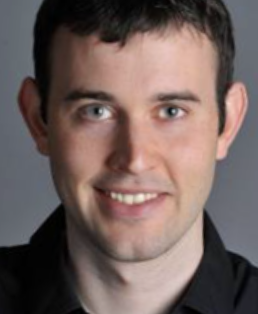
#> input picture Assignment2/aligned_person.png, 258 x 314 px
$ python '2-2-3 Color Hign or Low.py'
#> lines starting #> are read from the running program, lines starting #| are printed output that depends on the picture
import numpy as np
import matplotlib.pyplot as plt
import cv2
import imageio.v3 as iio

# ==========================================
# 1. 讀取彩色圖片 (不轉灰階)
# ==========================================
def load_image_color(path):
    try:
        img = iio.imread(path)
        # 處理 RGBA -> RGB
        if img.ndim == 3 and img.shape[2] == 4:
            img = img[..., :3]
        return img.astype(float) / 255.0
    except Exception as e:
        print(f"讀取失敗 {path}: {e}")
        return None

# ==========================================
# 2. 核心：支援色彩選擇的 Hybrid Image
# ==========================================
def create_hybrid_color(img1, img2, sigma1, sigma2, color_mode='low'):
    """
    color_mode:
      'low'  -> img1 (低頻) 彩色, img2 (高頻) 灰階 (推薦!)
      'high' -> img1 (低頻) 灰階, img2 (高頻) 彩色
      'both' -> 兩者皆彩色
    """

    # 內部小函數：轉灰階並疊回 3 通道 (H, W, 3) 以便相加
    def to_gray_3ch(img):
        if img.ndim == 3:
            # RGB 轉灰階公式
            gray = np.dot(img[..., :3], [0.299, 0.587, 0.114])
            # 疊加 3 層變成 (H, W, 3)
            return np.stack([gray, gray, gray], axis=-1)
        return img

    # --- 根據模式準備圖片 ---
    if color_mode == 'low':
        input1 = img1  # 彩色
        input2 = to_gray_3ch(img2) # 灰階
    elif color_mode == 'high':
        input1 = to_gray_3ch(img1) # 灰階
        input2 = img2 # 彩色
    elif color_mode == 'both':
        input1 = img1 # 彩色
        input2 = img2 # 彩色
    else: # 預設全灰階
        input1 = to_gray_3ch(img1)
        input2 = to_gray_3ch(img2)

    # --- 1. Low-pass Filter (對 input1) ---
    # cv2.GaussianBlur 支援彩色 (會分別對 RGB 做模糊)
    low_pass = cv2.GaussianBlur(input1, (0, 0), sigmaX=sigma1, sigmaY=sigma1)

    # --- 2. High-pass Filter (對 input2) ---
    img2_blurred = cv2.GaussianBlur(input2, (0, 0), sigmaX=sigma2, sigmaY=sigma2)
    high_pass = input2 - img2_blurred

    # --- 3. Combine ---
    hybrid = low_pass + high_pass
    hybrid = np.clip(hybrid, 0, 1)

    return hybrid

# ==========================================
# 3. 執行與比較
# ==========================================
# 載入你對齊好的彩色圖片
# 注意：這裡要用彩色讀取函數，不要用上一段的灰階函數
img_low_path = 'aligned_person.png'
img_high_path = 'cat.png' # 建議使用你之前存的 aligned_img2.jpg

im1 = load_image_color(img_low_path)
#> in load_image_color, img is the input picture: shape (314, 258, 4); mean R, G, B, A 113.2, 96.4, 92.8, 255
im2 = load_image_color(img_high_path)
#> call 2 of load_image_color, with path = 'cat.png'
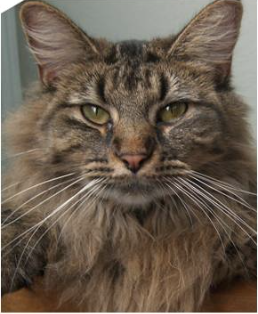
#> input picture Assignment2/cat.png, 258 x 314 px
#> in load_image_color, img is the input picture: shape (314, 258, 4); mean R, G, B, A 105.5, 92.4, 78.4, 255

if im1 is not None and im2 is not None:
    # 簡單對齊尺寸
    h = min(im1.shape[0], im2.shape[0])
#> h = 314
    w = min(im1.shape[1], im2.shape[1])
#> w = 258
    im1 = im1[:h, :w]
    im2 = im2[:h, :w]

    # 設定參數 (沿用你覺得效果最好的)
    sigma1 = 8
    sigma2 = 8

    # --- 生成三種版本 ---
    res_color_low = create_hybrid_color(im1, im2, sigma1, sigma2, color_mode='low')
#> in create_hybrid_color, `high_pass = input2 - img2_blurred`:
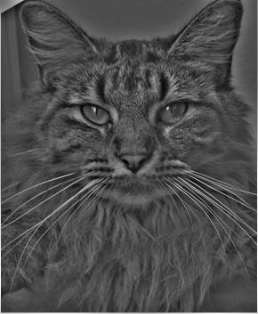
#> high_pass: shape (314, 258, 3) float64; min -0.326, max 0.758, mean 0.00296; drawn with min black and max white
    res_color_high = create_hybrid_color(im1, im2, sigma1, sigma2, color_mode='high')
#> call 2 of create_hybrid_color, with sigma1 = 8, sigma2 = 8, color_mode = 'high'
#> in to_gray_3ch (call 2), `gray = np.dot(img[..., :3], [0.299, 0.587, 0.114])`:
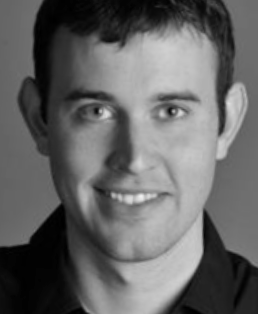
#> gray: shape (314, 258) float64; min 0, max 0.942, mean 0.396
#> in create_hybrid_color (call 2), `low_pass = cv2.GaussianBlur(input1, (0, 0), sigmaX=sigma1, sigmaY=sigm..`:
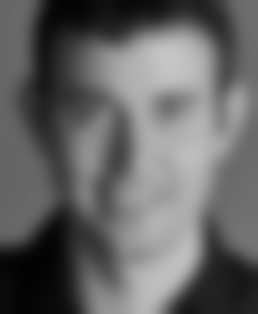
#> low_pass: shape (314, 258, 3) float64; min 0.0108, max 0.779, mean 0.396
#> in create_hybrid_color (call 2), `img2_blurred = cv2.GaussianBlur(input2, (0, 0), sigmaX=sigma2, sigmaY=..`:
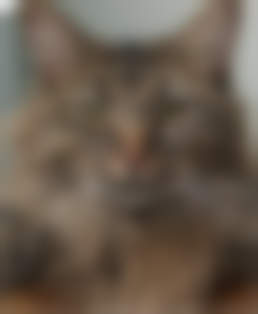
#> img2_blurred: shape (314, 258, 3) float64; mean of channels 0, 1, 2 0.411, 0.359, 0.304; drawn as R, G, B
#> in create_hybrid_color (call 2), `hybrid = low_pass + high_pass`:
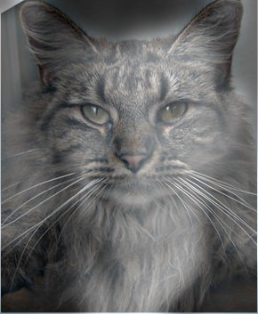
#> hybrid: shape (314, 258, 3) float64; mean of channels 0, 1, 2 0.399, 0.399, 0.399; drawn with min black and max white
#> in create_hybrid_color (call 2), `hybrid = np.clip(hybrid, 0, 1)`:
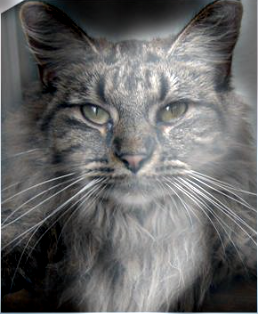
#> hybrid: shape (314, 258, 3) float64; mean of channels 0, 1, 2 0.4, 0.4, 0.4; drawn as R, G, B
    res_color_both = create_hybrid_color(im1, im2, sigma1, sigma2, color_mode='both')

    # --- 顯示與存檔 ---
    plt.figure(figsize=(15, 6))

    plt.subplot(1, 3, 1)
    plt.imshow(res_color_low)
    plt.title("Color Low + Gray High (Best?)")
    plt.axis('off')

    plt.subplot(1, 3, 2)
    plt.imshow(res_color_high)
    plt.title("Gray Low + Color High")
    plt.axis('off')

    plt.subplot(1, 3, 3)
    plt.imshow(res_color_both)
    plt.title("Color Both")
    plt.axis('off')

    plt.tight_layout()
    plt.show()

    # 存檔 (你可以選一張最喜歡的放進報告)
    iio.imwrite("hybrid_color_low.png", (res_color_low * 255).astype(np.uint8))
    print("Done! Saved hybrid_color_low.png")
